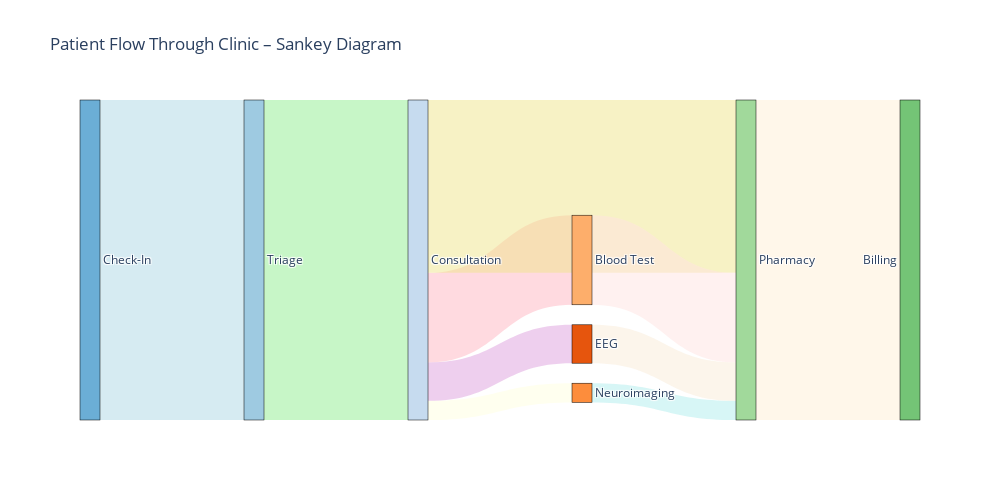

Notebook cell for this chart:
### Markdown cell above
### Clinic Flow Mapping – Sankey Diagram

This visualization shows the flow of patients through different stages of the clinic using a **Sankey diagram**.

A **Sankey diagram** is used to visualize flow between stages, with the width of each link proportional to the quantity of flow. It’s especially useful for mapping how patients move through a system and branch into different paths.

#### Patient Journey:
- **Check-In → Triage → Consultation**
- After Consultation, patients either:
  - Go directly to **Pharmacy** if no tests are needed
  - Or proceed to **one of three diagnostic tests**:
    - Blood Test
    - Neuroimaging
    - EEG
- All patients eventually reach **Pharmacy → Billing**

The plot reflects actual patient counts from the dataset at each transition.

### Code cell
import plotly.graph_objects as go

# Patient Flow: Check-In → Triage → Consultation → Diagnostics (Blood Test, Neuroimaging, EEG) → Pharmacy → Billing

# Count how many patients went through each test
test_counts = patients_df['DiagnosticTests'].value_counts()
total_patients = len(patients_df)
patients_with_test = patients_df[patients_df['DiagnosticTests'].notna()]
patients_without_test = total_patients - len(patients_with_test)

# ------------------- Sankey Diagram -------------------

stages = [
    "Check-In", "Triage", "Consultation",
    "Blood Test", "Neuroimaging", "EEG", "Pharmacy", "Billing"
]
stage_idx = {name: i for i, name in enumerate(stages)}

sankey_links = {
    ('Check-In', 'Triage'): total_patients,
    ('Triage', 'Consultation'): total_patients,
    ('Consultation', 'Blood Test'): test_counts.get('Blood Test', 0),
    ('Consultation', 'Neuroimaging'): test_counts.get('Neuroimaging', 0),
    ('Consultation', 'EEG'): test_counts.get('EEG', 0),
    ('Consultation', 'Pharmacy'): patients_without_test,
    ('Blood Test', 'Pharmacy'): test_counts.get('Blood Test', 0),
    ('Neuroimaging', 'Pharmacy'): test_counts.get('Neuroimaging', 0),
    ('EEG', 'Pharmacy'): test_counts.get('EEG', 0),
    ('Pharmacy', 'Billing'): total_patients,
}

sankey_fig = go.Figure(data=[go.Sankey(
    node=dict(
        pad=20,
        thickness=20,
        line=dict(color="black", width=0.5),
        label=stages,
        color=["#6baed6", "#9ecae1", "#c6dbef", "#fdae6b", "#fd8d3c", "#e6550d", "#a1d99b", "#74c476"]
    ),
    link=dict(
        source=[stage_idx[s[0]] for s in sankey_links.keys()],
        target=[stage_idx[s[1]] for s in sankey_links.keys()],
        value=list(sankey_links.values()),
        color = ["rgba(173, 216, 230, 0.5)",  # LightBlue
                      "rgba(144, 238, 144, 0.5)",  # LightGreen
                      "rgba(255, 182, 193, 0.5)",  # LightPink
                      "rgba(255, 255, 224, 0.5)",  # LightYellow
                      "rgba(221, 160, 221, 0.5)",  # Plum
                      "rgba(240, 230, 140, 0.5)",  # Khaki
                      "rgba(255, 228, 225, 0.5)",  # MistyRose
                      "rgba(175, 238, 238, 0.5)",  # PaleTurquoise
                      "rgba(250, 235, 215, 0.5)",  # AntiqueWhite
                      "rgba(255, 239, 213, 0.5)"   # PapayaWhip
                      ]
    )
)])

sankey_fig.update_layout(
    title_text="Patient Flow Through Clinic – Sankey Diagram",
    font_size=12,
    height=500,
    width=1000
)

# Show plot
sankey_fig.show()

### Figure 1 — Plotly figure (JSON) as saved in the notebook; plotly's stock layout.template omitted (floating-point values rounded to 4 significant figures)
{"data": [{"link": {"color": ["rgba(173, 216, 230, 0.5)", "rgba(144, 238, 144, 0.5)", "rgba(255, 182, 193, 0.5)", "rgba(255, 255, 224, 0.5)", "rgba(221, 160, 221, 0.5)", "rgba(240, 230, 140, 0.5)", "rgba(255, 228, 225, 0.5)", "rgba(175, 238, 238, 0.5)", "rgba(250, 235, 215, 0.5)", "rgba(255, 239, 213, 0.5)"], "source": [0, 1, 2, 2, 2, 2, 3, 4, 5, 6], "target": [1, 2, 3, 4, 5, 6, 6, 6, 6, 7], "value": [100, 100, 28, 6, 12, 54, 28, 6, 12, 100]}, "node": {"color": ["#6baed6", "#9ecae1", "#c6dbef", "#fdae6b", "#fd8d3c", "#e6550d", "#a1d99b", "#74c476"], "label": ["Check-In", "Triage", "Consultation", "Blood Test", "Neuroimaging", "EEG", "Pharmacy", "Billing"], "line": {"color": "black", "width": 0.5}, "pad": 20, "thickness": 20}, "type": "sankey"}], "layout": {"font": {"size": 12}, "height": 500, "title": {"text": "Patient Flow Through Clinic – Sankey Diagram"}, "width": 1000}}
